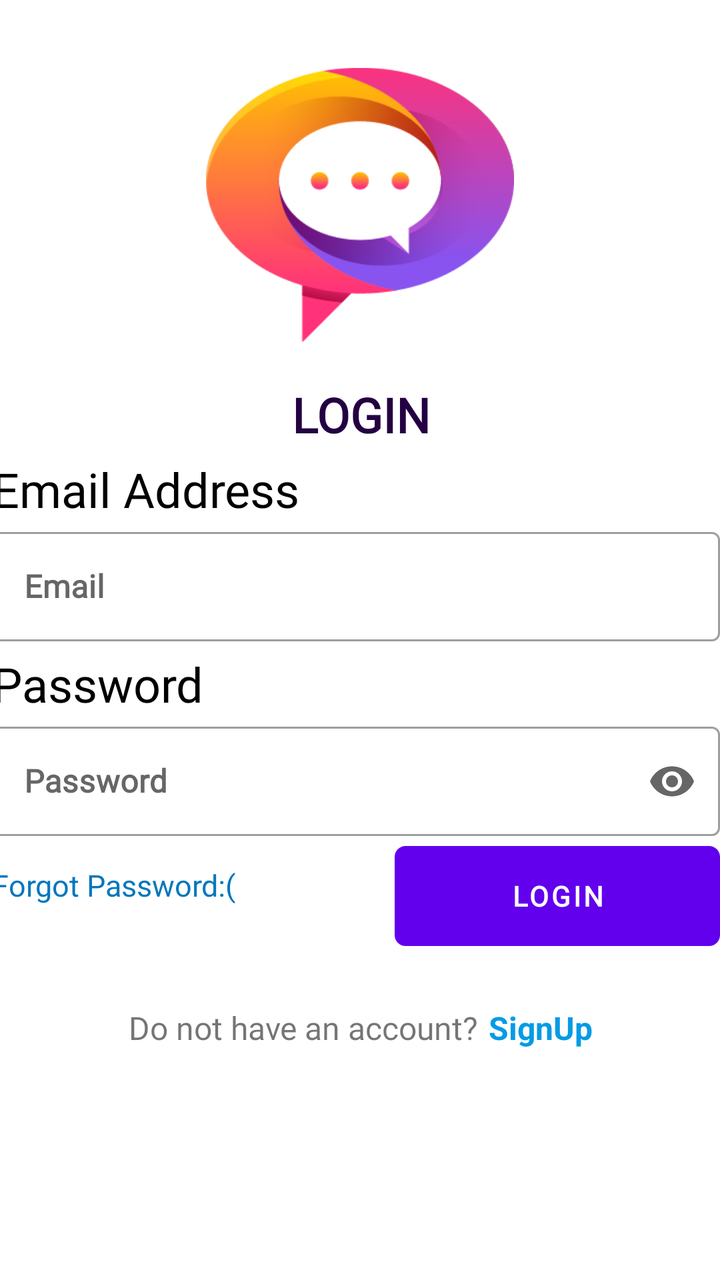
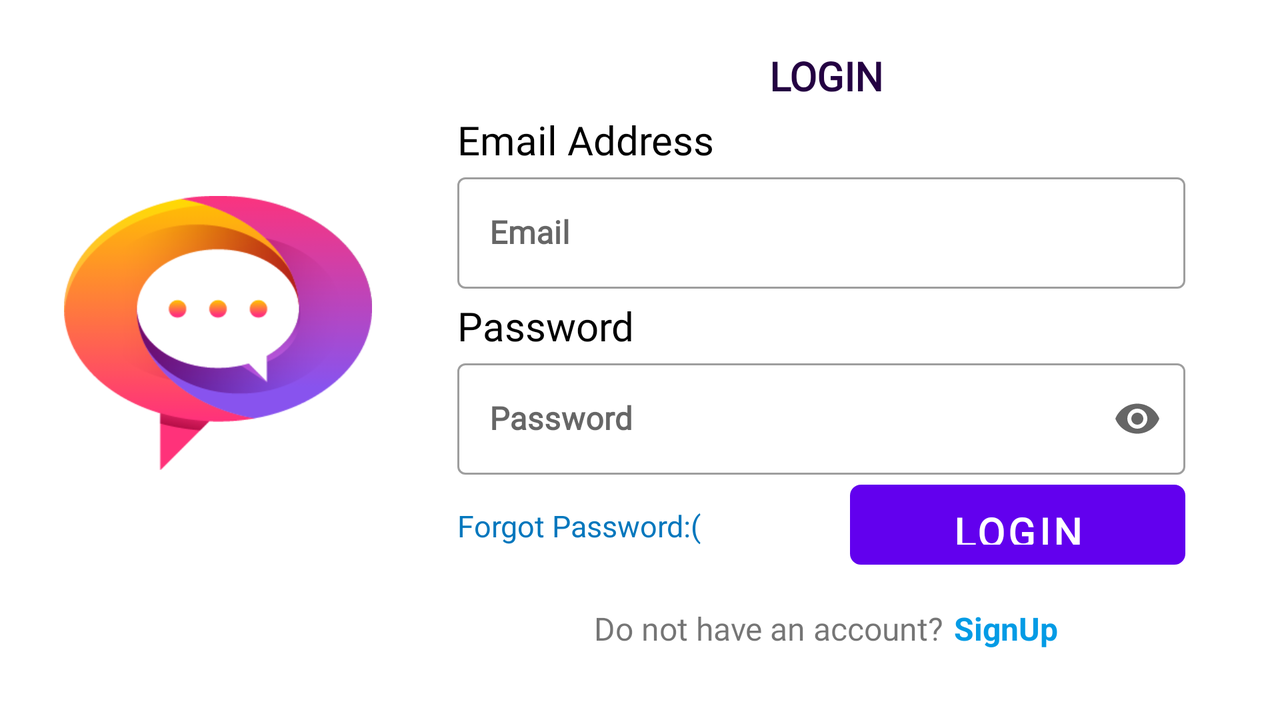

An Android layout and its configuration variant, each rendered on a device that would load it. The default file and the variant file are quoted in full after the pictures.
<!-- AndroidManifest.xml: application theme Theme.ChitChat -->
<!-- res/layout/activity_login.xml -->
<?xml version="1.0" encoding="utf-8"?>
<androidx.constraintlayout.widget.ConstraintLayout xmlns:android="http://schemas.android.com/apk/res/android"
    xmlns:app="http://schemas.android.com/apk/res-auto"
    xmlns:tools="http://schemas.android.com/tools"
    android:layout_width="match_parent"
    android:layout_height="match_parent"
    android:orientation="vertical"
    tools:context=".LoginActivity">

    <ImageView
        android:id="@+id/Logo"
        android:layout_width="154dp"
        android:layout_height="165dp"
        android:layout_gravity="center"
        android:layout_marginTop="20dp"
        android:src="@drawable/chitchatlogoonly"
        app:layout_constraintEnd_toEndOf="parent"
        app:layout_constraintStart_toStartOf="parent"
        app:layout_constraintTop_toTopOf="parent"
        tools:ignore="ContentDescription" />

    <RelativeLayout
        android:id="@+id/relativeLayoutAuthentication"
        android:layout_width="379dp"
        android:layout_height="wrap_content"
        android:layout_marginTop="6dp"
        app:layout_constraintBottom_toBottomOf="parent"
        app:layout_constraintEnd_toEndOf="parent"
        app:layout_constraintStart_toStartOf="parent"
        app:layout_constraintTop_toBottomOf="@+id/Logo"
        app:layout_constraintVertical_bias="0.0">

        <LinearLayout
            android:id="@+id/mainLoginLinearLayout"
            android:layout_width="match_parent"
            android:layout_height="wrap_content"
            android:orientation="vertical">

            <TextView
                android:id="@+id/LoginText"
                android:layout_width="match_parent"
                android:layout_height="wrap_content"
                android:layout_marginTop="0dp"
                android:fontFamily="@font/alice"
                android:gravity="center_horizontal"
                android:text="LOGIN"
                android:textColor="@color/gradientTop"
                android:textSize="24sp"
                android:textStyle="bold" />

            <TextView
                android:id="@+id/EmailText"
                android:layout_width="wrap_content"
                android:layout_height="wrap_content"
                android:layout_marginStart="5dp"
                android:layout_marginTop="5dp"
                android:fontFamily="@font/alice"
                android:text="Email Address"
                android:textColor="@color/black"
                android:textSize="24sp" />

            <com.google.android.material.textfield.TextInputLayout
                android:id="@+id/emailInputTextLayout"
                style="@style/Widget.MaterialComponents.TextInputLayout.OutlinedBox"
                android:layout_width="match_parent"

                android:layout_height="60dp"
                android:layout_marginStart="5dp"
                android:layout_marginTop="0dp"
                android:layout_marginEnd="10dp"
                android:fontFamily="@font/alice"
                android:hint="Email"
                android:textSize="25sp"
                app:endIconMode="clear_text"
                app:startIconDrawable="@drawable/ic_email">

                <com.google.android.material.textfield.TextInputEditText
                    android:id="@+id/emailEditText"
                    android:layout_width="match_parent"
                    android:layout_height="wrap_content"
                    android:fontFamily="@font/alice"
                    android:inputType="textEmailAddress"
                    android:textColorHint="#78909C"
                    android:textStyle="bold"
                    tools:ignore="TextContrastCheck" />
            </com.google.android.material.textfield.TextInputLayout>

            <TextView
                android:id="@+id/PasswordText"
                android:layout_width="wrap_content"
                android:layout_height="wrap_content"
                android:layout_marginStart="5dp"
                android:layout_marginTop="5dp"
                android:fontFamily="@font/alice"
                android:text="Password"
                android:textColor="@color/black"
                android:textSize="24sp" />

            <com.google.android.material.textfield.TextInputLayout
                android:id="@+id/passwordInputTextLayout"
                style="@style/Widget.MaterialComponents.TextInputLayout.OutlinedBox"
                android:layout_width="match_parent"
                android:layout_height="60dp"
                android:layout_marginStart="5dp"
                android:layout_marginTop="0dp"
                android:layout_marginEnd="10dp"
                android:fontFamily="@font/alice"
                android:hint="Password"
                android:textSize="25sp"
                app:endIconMode="password_toggle"
                app:startIconDrawable="@drawable/ic_passwordlock">

                <com.google.android.material.textfield.TextInputEditText
                    android:id="@+id/passwordEditText"
                    android:layout_width="match_parent"
                    android:layout_height="wrap_content"
                    android:fontFamily="@font/alice"
                    android:inputType="textPassword"
                    android:textColorHint="#78909C"
                    android:textStyle="bold"
                    tools:ignore="DuplicateSpeakableTextCheck,TextContrastCheck" />
            </com.google.android.material.textfield.TextInputLayout>

            <LinearLayout
                android:layout_width="match_parent"
                android:layout_height="wrap_content"
                android:orientation="horizontal">

                <TextView
                    android:id="@+id/ForgotPasswordText"
                    android:layout_width="wrap_content"
                    android:layout_height="wrap_content"
                    android:layout_weight="1"
                    android:gravity="start"
                    android:paddingStart="5dp"
                    android:text="Forgot Password:("
                    android:textColor="#0277BD"
                    android:textSize="15sp" />

                <Button
                    android:id="@+id/LoginButton"
                    android:layout_width="wrap_content"
                    android:layout_height="50dp"
                    android:layout_marginStart="5dp"
                    android:layout_marginTop="5dp"
                    android:layout_marginEnd="10dp"
                    android:layout_weight="1"
                    android:background="@drawable/edittextborder"
                    android:fontFamily="@font/alice"
                    android:text="Login"
                    android:textStyle="bold" />

            </LinearLayout>


        </LinearLayout>
    </RelativeLayout>
    <LinearLayout
        android:layout_marginTop="30dp"
        android:layout_width="379dp"
        android:orientation="horizontal"
        android:gravity="center_horizontal"
        app:layout_constraintTop_toBottomOf="@id/relativeLayoutAuthentication"
        app:layout_constraintStart_toStartOf="@id/relativeLayoutAuthentication"
        app:layout_constraintEnd_toEndOf="@id/relativeLayoutAuthentication"
        android:layout_height="wrap_content">
        <TextView
            android:layout_width="wrap_content"
            android:text="Do not have an account?"
            android:fontFamily="@font/alice"
            android:textSize="16sp"
            android:layout_height="wrap_content"
            tools:ignore="VisualLintBounds" />

        <TextView
            android:id="@+id/SignUpText"
            android:layout_width="wrap_content"
            android:layout_height="wrap_content"
            android:paddingStart="5dp"
            android:text="SignUp"
            android:textColor="#039BE5"
            android:textSize="16sp"
            android:textStyle="bold" />

    </LinearLayout>


</androidx.constraintlayout.widget.ConstraintLayout>
<!-- resources referenced by this layout -->
<resources>
  <color name="black">#FF000000</color>
  <color name="gradientTop">#240142</color>
  <!-- drawable chitchatlogoonly: png bitmap (drawable-v24, 23676 bytes) -->
  <!-- drawable edittextborder (drawable) -->
  <?xml version="1.0" encoding="utf-8"?>
  <shape xmlns:android="http://schemas.android.com/apk/res/android"
      android:shape="rectangle">
      <stroke
          android:color="#C8B9B9"
          android:width="1dp"
  
          />
      <corners
          android:radius="5dp"
          />
  
  
  </shape>
  <style name="Theme.ChitChat" parent="Theme.MaterialComponents.DayNight.DarkActionBar">
          
          <item name="colorPrimary">@color/purple_500</item>
          <item name="colorPrimaryVariant">@color/purple_500</item>
          <item name="colorOnPrimary">@color/white</item>
          
          <item name="colorSecondary">@color/teal_200</item>
          <item name="colorSecondaryVariant">@color/teal_700</item>
          <item name="colorOnSecondary">@color/black</item>
          
          <item name="android:statusBarColor" tools:targetApi="21">?attr/colorPrimaryVariant</item>
          
      </style>
  <color name="purple_500">#FF6200EE</color>
  <color name="white">#FFFFFFFF</color>
  <color name="teal_200">#FF03DAC5</color>
  <color name="teal_700">#FF018786</color>
</resources>
<!-- res/layout-land/activity_login.xml (the repository's variant of the layout above) -->
<!-- drawn on the phone turned sideways -->
<?xml version="1.0" encoding="utf-8"?>
<androidx.constraintlayout.widget.ConstraintLayout xmlns:android="http://schemas.android.com/apk/res/android"
    xmlns:app="http://schemas.android.com/apk/res-auto"
    xmlns:tools="http://schemas.android.com/tools"
    android:layout_width="match_parent"
    android:layout_height="match_parent"
    android:orientation="vertical"
    tools:context=".LoginActivity">

    <ImageView
        android:id="@+id/Logo"
        android:layout_width="154dp"
        android:layout_height="165dp"
        android:layout_gravity="center"
        android:layout_marginStart="32dp"
        android:layout_marginTop="80dp"
        android:src="@drawable/chitchatlogoonly"
        app:layout_constraintBottom_toBottomOf="parent"
        app:layout_constraintStart_toStartOf="parent"
        app:layout_constraintTop_toTopOf="parent"
        app:layout_constraintVertical_bias="0.034"
        tools:ignore="ContentDescription" />

    <ScrollView
        android:id="@+id/LoginScrollView"
        android:layout_width="wrap_content"
        android:layout_height="wrap_content"
        app:layout_constraintBottom_toBottomOf="parent"
        app:layout_constraintEnd_toEndOf="parent"
        app:layout_constraintStart_toEndOf="@id/Logo"
        app:layout_constraintTop_toTopOf="parent"
        app:layout_constraintVertical_bias="0.361">

        <RelativeLayout
            android:id="@+id/relativeLayoutAuthentication"
            android:layout_width="379dp"
            android:layout_height="wrap_content"
            android:layout_marginTop="6dp"

            app:layout_constraintVertical_bias="0.0">

            <LinearLayout
                android:id="@+id/mainLoginLinearLayout"
                android:layout_width="match_parent"
                android:paddingTop="10dp"
                android:layout_height="wrap_content"
                android:orientation="vertical">

                <TextView
                    android:id="@+id/LoginText"
                    android:layout_width="match_parent"
                    android:layout_height="wrap_content"
                    android:layout_marginTop="0dp"
                    android:fontFamily="@font/alice"
                    android:gravity="center_horizontal"
                    android:text="LOGIN"
                    android:textColor="@color/gradientTop"
                    android:textSize="20sp"
                    android:textStyle="bold" />

                <TextView
                    android:id="@+id/EmailText"
                    android:layout_width="wrap_content"
                    android:layout_height="wrap_content"
                    android:layout_marginStart="5dp"
                    android:layout_marginTop="5dp"
                    android:fontFamily="@font/alice"
                    android:text="Email Address"
                    android:textColor="@color/black"
                    android:textSize="20sp" />

                <com.google.android.material.textfield.TextInputLayout
                    android:id="@+id/EmailEditText"
                    style="@style/Widget.MaterialComponents.TextInputLayout.OutlinedBox"
                    android:layout_width="match_parent"

                    android:layout_height="match_parent"
                    android:layout_marginStart="5dp"
                    android:layout_marginTop="0dp"
                    android:layout_marginEnd="10dp"
                    android:fontFamily="@font/alice"
                    android:hint="Email"
                    android:textSize="10sp"
                    app:endIconMode="clear_text"
                    app:startIconDrawable="@drawable/ic_email">

                    <com.google.android.material.textfield.TextInputEditText
                        android:layout_width="match_parent"
                        android:layout_height="match_parent"
                        android:fontFamily="@font/alice"
                        android:inputType="textEmailAddress"
                        android:textColorHint="#78909C"
                        android:textStyle="bold"
                        tools:ignore="TextContrastCheck" />
                </com.google.android.material.textfield.TextInputLayout>

                <TextView
                    android:id="@+id/PasswordText"
                    android:layout_width="wrap_content"
                    android:layout_height="wrap_content"
                    android:layout_marginStart="5dp"
                    android:layout_marginTop="5dp"
                    android:fontFamily="@font/alice"
                    android:text="Password"
                    android:textColor="@color/black"
                    android:textSize="20sp" />

                <com.google.android.material.textfield.TextInputLayout
                    android:id="@+id/PasswordEditText"
                    style="@style/Widget.MaterialComponents.TextInputLayout.OutlinedBox"
                    android:layout_width="match_parent"
                    android:layout_height="match_parent"
                    android:layout_marginStart="5dp"
                    android:layout_marginTop="0dp"
                    android:layout_marginEnd="10dp"
                    android:fontFamily="@font/alice"
                    android:hint="Password"
                    android:textSize="10sp"
                    app:endIconMode="password_toggle"
                    app:startIconDrawable="@drawable/ic_passwordlock">

                    <com.google.android.material.textfield.TextInputEditText
                        android:layout_width="match_parent"
                        android:layout_height="match_parent"
                        android:fontFamily="@font/alice"
                        android:inputType="textPassword"
                        android:textStyle="bold"
                        tools:ignore="DuplicateSpeakableTextCheck,TextContrastCheck" />
                </com.google.android.material.textfield.TextInputLayout>

                <LinearLayout
                    android:layout_width="match_parent"
                    android:layout_height="wrap_content"
                    android:orientation="horizontal">

                    <TextView
                        android:id="@+id/ForgotPasswordText"
                        android:layout_width="wrap_content"
                        android:layout_height="wrap_content"
                        android:layout_weight="1"
                        android:gravity="start"
                        android:paddingStart="5dp"
                        android:text="Forgot Password:("
                        android:textColor="#0277BD"
                        android:textSize="15sp" />

                    <Button
                        android:id="@+id/LoginButton"
                        android:layout_width="wrap_content"
                        android:layout_height="40dp"
                        android:layout_marginStart="5dp"
                        android:layout_marginTop="5dp"
                        android:layout_marginEnd="10dp"
                        android:layout_weight="1"
                        android:background="@drawable/edittextborder"
                        android:fontFamily="@font/alice"
                        android:text="Login"
                        android:textSize="20sp"
                        android:textStyle="bold"
                        tools:ignore="TouchTargetSizeCheck" />

                </LinearLayout>

                <LinearLayout
                    android:layout_width="match_parent"
                    android:layout_height="wrap_content"
                    android:layout_marginTop="2dp"
                    android:orientation="horizontal">

                    <TextView
                        android:id="@+id/ErrorDisplayText"
                        android:layout_width="match_parent"
                        android:layout_height="wrap_content"
                        android:gravity="center"
                        android:textColor="@color/red"/>
                </LinearLayout>

                <LinearLayout
                    android:layout_width="379dp"
                    android:layout_height="wrap_content"
                    android:gravity="center_horizontal"
                    android:orientation="horizontal"
                    tools:layout_editor_absoluteX="243dp"
                    tools:layout_editor_absoluteY="294dp">

                    <TextView
                        android:layout_width="wrap_content"
                        android:layout_height="wrap_content"
                        android:fontFamily="@font/alice"
                        android:text="Do not have an account?"
                        android:textSize="16sp"
                        tools:ignore="VisualLintBounds" />

                    <TextView
                        android:id="@+id/SignUpText"
                        android:layout_width="wrap_content"
                        android:layout_height="wrap_content"
                        android:paddingStart="5dp"
                        android:text="SignUp"
                        android:textColor="#039BE5"
                        android:textSize="16sp"
                        android:textStyle="bold" />

                </LinearLayout>
                <LinearLayout
                    android:layout_width="match_parent"
                    android:layout_height="20dp">

                </LinearLayout>

            </LinearLayout>

        </RelativeLayout>
    </ScrollView>



</androidx.constraintlayout.widget.ConstraintLayout>
<!-- resources referenced by the variant -->
<!-- as the phone turned sideways resolves them -->
<resources>
  <color name="black">#FF000000</color>
  <color name="gradientTop">#240142</color>
  <color name="red">#E91010</color>
  <!-- drawable chitchatlogoonly: png bitmap (drawable-v24, 23676 bytes) -->
  <!-- drawable edittextborder (drawable) -->
  <?xml version="1.0" encoding="utf-8"?>
  <shape xmlns:android="http://schemas.android.com/apk/res/android"
      android:shape="rectangle">
      <stroke
          android:color="#C8B9B9"
          android:width="1dp"
  
          />
      <corners
          android:radius="5dp"
          />
  
  
  </shape>
  <style name="Theme.ChitChat" parent="Theme.MaterialComponents.DayNight.DarkActionBar">
          
          <item name="colorPrimary">@color/purple_500</item>
          <item name="colorPrimaryVariant">@color/purple_500</item>
          <item name="colorOnPrimary">@color/white</item>
          
          <item name="colorSecondary">@color/teal_200</item>
          <item name="colorSecondaryVariant">@color/teal_700</item>
          <item name="colorOnSecondary">@color/black</item>
          
          <item name="android:statusBarColor" tools:targetApi="21">?attr/colorPrimaryVariant</item>
          
      </style>
  <color name="purple_500">#FF6200EE</color>
  <color name="white">#FFFFFFFF</color>
  <color name="teal_200">#FF03DAC5</color>
  <color name="teal_700">#FF018786</color>
</resources>
